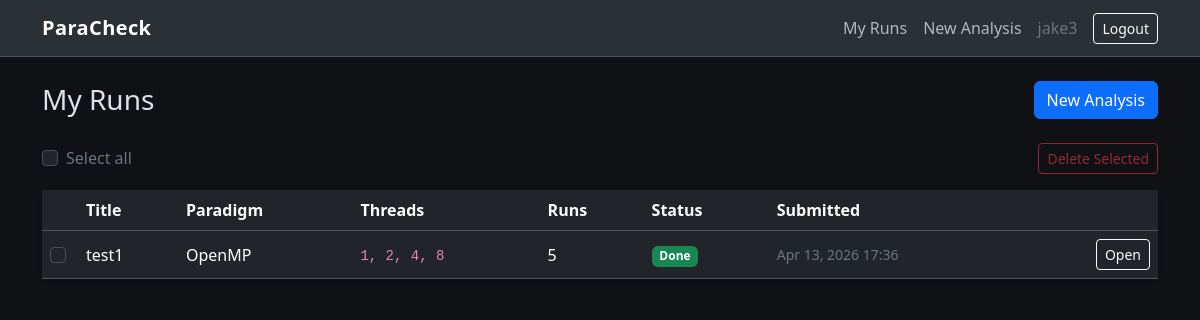
The page /analysis/ (signed in) on the database its author committed.
### analyzer/models.py (models this page shows, shortened)
class AnalysisJob(models.Model):
    STATUS_CHOICES = [
        ('pending', 'Pending'),
        ('running', 'Running'),
        ('done', 'Done'),
        ('failed', 'Failed'),
    ]
    PARADIGM_CHOICES = [
        ('openmp', 'OpenMP'),
        ('mpi', 'MPI'),
        ('pthreads', 'pthreads'),
    ]
    user = models.ForeignKey(User, on_delete=models.CASCADE)
    title = models.CharField(max_length=200, default="Untitled Run")
    uploaded_file = models.FileField(upload_to='uploads/')
    original_filename = models.CharField(max_length=255, blank=True)
    paradigm = models.CharField(max_length=20, choices=PARADIGM_CHOICES, default='openmp')
    threads = models.CharField(max_length=100)
    runs = models.PositiveIntegerField(default=5)
    extra_args = models.CharField(max_length=255, blank=True)
    status = models.CharField(max_length=20, choices=STATUS_CHOICES, default='pending')
    stdout_text = models.TextField(blank=True)
    stderr_text = models.TextField(blank=True)
    csv_file = models.FileField(upload_to='results/csv/', blank=True, null=True)
    report_file = models.FileField(upload_to='results/reports/', blank=True, null=True)
    runtime_plot = models.ImageField(upload_to='results/plots/', blank=True, null=True)
    speedup_plot = models.ImageField(upload_to='results/plots/', blank=True, null=True)
    efficiency_plot = models.ImageField(upload_to='results/plots/', blank=True, null=True)
    projected_runtime_plot = models.ImageField(upload_to='results/plots/', blank=True, null=True)#projected plots added
    projected_speedup_plot = models.ImageField(upload_to='results/plots/', blank=True, null=True)
    projected_efficiency_plot = models.ImageField(upload_to='results/plots/', blank=True, null=True)
    created_at = models.DateTimeField(auto_now_add=True)

### analyzer/views.py (the view)
# urls.py: path('analysis/', views.job_list, name='job_list'),
@login_required
def job_list(request):
    jobs = AnalysisJob.objects.filter(user=request.user).order_by('-created_at')
    return render(request, 'analyzer/job_list.html', {'jobs': jobs})

### analyzer/templates/analyzer/job_list.html (shortened to what this page needs)
{% extends 'analyzer/base.html' %}
{% block content %}
<div class="d-flex justify-content-between align-items-center mb-4">
    <h1 class="h3 mb-0">My Runs</h1>
    <a href="/analysis/new/" class="btn btn-primary">New Analysis</a>
</div>
{% if jobs %}
<form method="post" action="/analysis/delete/" onsubmit="return confirm('Delete the selected runs? This cannot be undone.');">
    <div class="d-flex justify-content-between align-items-center mb-3">
        <div class="form-check">
            <input class="form-check-input" type="checkbox" id="select-all">
            <label class="form-check-label text-secondary" for="select-all">Select all</label>
        </div>
        <button type="submit" class="btn btn-outline-danger btn-sm" id="delete-selected" disabled>
            Delete Selected
        </button>
    </div>
    <div class="card bg-body-tertiary border-0 shadow-sm">
        <div class="table-responsive">
            <table class="table table-dark table-hover align-middle mb-0">
                <thead>
                    <tr>
                        <th scope="col" style="width: 36px;">&nbsp;</th>
                        <th scope="col">Title</th>
                        <th scope="col">Paradigm</th>
                        <th scope="col">Threads</th>
                        <th scope="col">Runs</th>
                        <th scope="col">Status</th>
                        <th scope="col">Submitted</th>
                        <th scope="col" class="text-end">&nbsp;</th>
                    </tr>
                </thead>
                <tbody>
                    {% for job in jobs %}
                    <tr>
                        <td>
                            <input class="form-check-input job-checkbox" type="checkbox" name="job_ids" value="{{ job.id }}">
                        </td>
                        <td class="fw-medium">{{ job.title }}</td>
                        <td>{{ job.get_paradigm_display }}</td>
                        <td><code>{{ job.threads }}</code></td>
                        <td>{{ job.runs }}</td>
                        <td>
                            {% if job.status == 'done' %}
                                <span class="badge bg-success">Done</span>
                            {% elif job.status == 'failed' %}
                                <span class="badge bg-danger">Failed</span>
                            {% elif job.status == 'running' %}
                                <span class="badge bg-warning text-dark">Running</span>
                            {% else %}
                                <span class="badge bg-secondary">{{ job.get_status_display }}</span>
                            {% endif %}
                        </td>
                        <td class="text-secondary small">{{ job.created_at|date:"M j, Y H:i" }}</td>
                        <td class="text-end">
                            <a href="/analysis/{{ job.id }}/" class="btn btn-outline-light btn-sm">Open</a>
                        </td>
                    </tr>
                    {% endfor %}
                </tbody>
            </table>
        </div>
    </div>
</form>
{% endif %}
{% endblock %}

### analyzer/templates/analyzer/base.html (shortened to what this page needs)
<!DOCTYPE html>
<html lang="en" data-bs-theme="dark">
<head>
    <link href="https://cdn.jsdelivr.net/npm/bootstrap@5.3.2/dist/css/bootstrap.min.css" rel="stylesheet">
</head>
<body>
    <nav class="navbar navbar-expand-lg bg-body-tertiary border-bottom mb-4">
        <div class="container">
            <a class="navbar-brand" href="/">ParaCheck</a>
            <div class="navbar-nav ms-auto align-items-center">
                {% if user.is_authenticated %}
                    <a class="nav-link" href="/analysis/">My Runs</a>
                    <a class="nav-link" href="/analysis/new/">New Analysis</a>
                    <span class="nav-link text-secondary">{{ user.username }}</span>
                    <form method="post" action="/accounts/logout/" class="d-inline ms-2">
                        <button type="submit" class="btn btn-outline-light btn-sm">Logout</button>
                    </form>
                {% else %}
                    <a class="nav-link" href="/accounts/login/">Login</a>
                    <a class="nav-link" href="/signup/">Sign up</a>
                {% endif %}
            </div>
        </div>
    </nav>
    <main class="container pb-5">
        {% block content %}{% endblock %}
    </main>
</body>
</html>

### analyzer/templates/analyzer/base.html (style rules this page uses)
body { min-height: 100vh; background-color: #0f1115; }
.navbar-brand { font-weight: 600; letter-spacing: 0.02em; }

### rows shown on the page
AnalysisJob: title "test1", paradigm "OpenMP", threads "1, 2, 4, 8", runs "5", status "Done", created_at "Apr 13, 2026 17:36"

### other values the page prints
{{ user.username }} "jake3"
